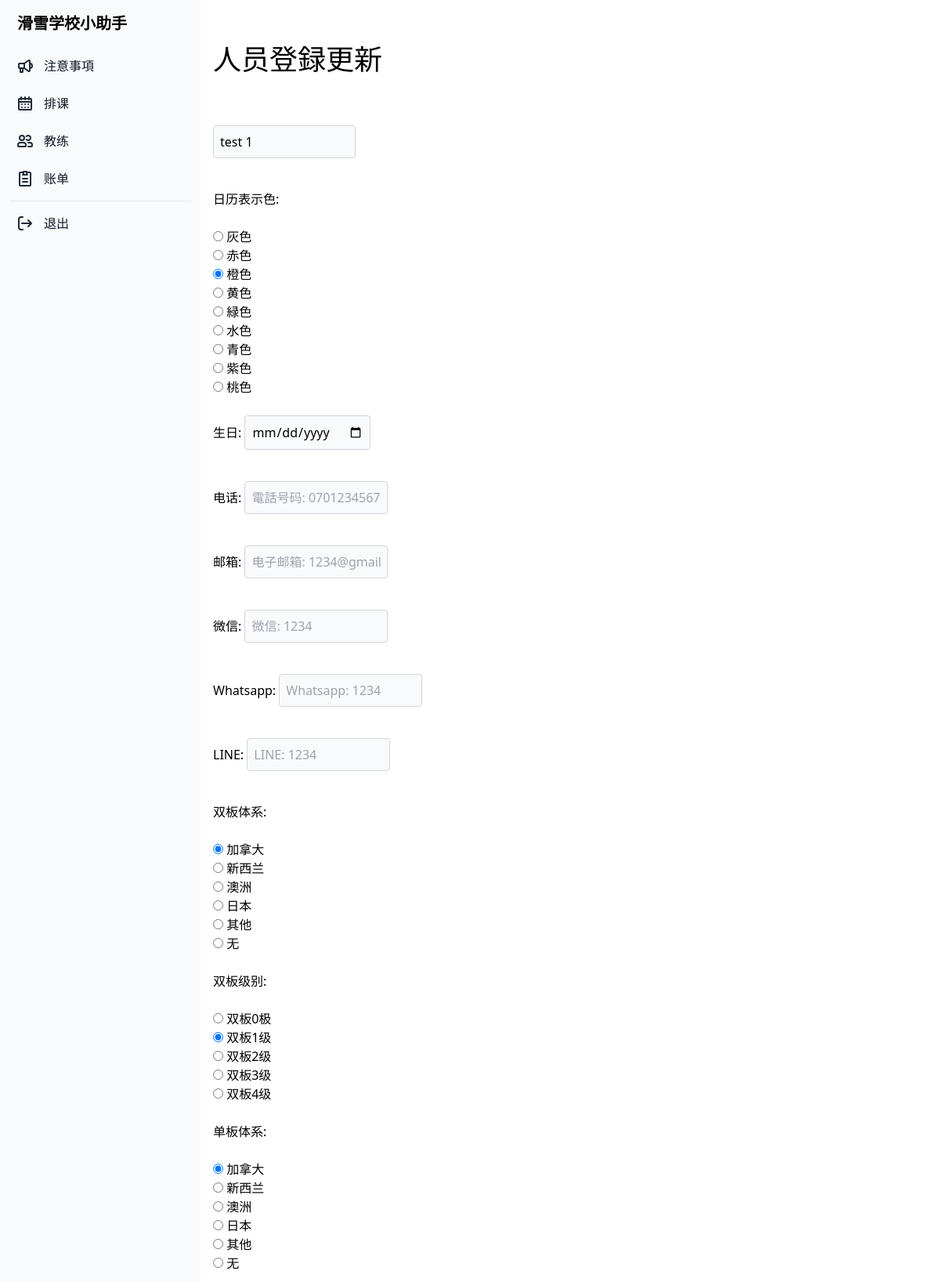
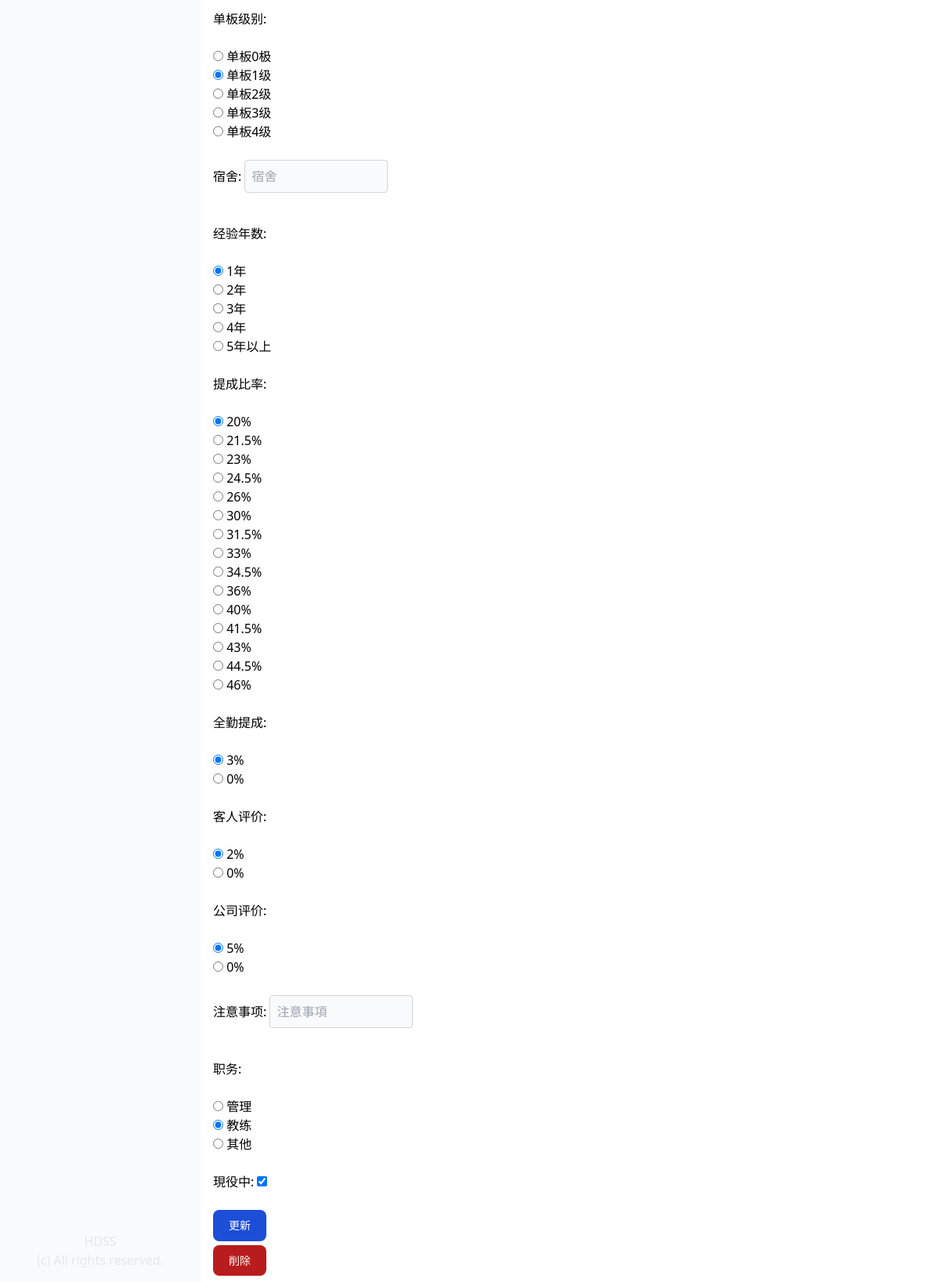
/update_profile/3/ (signed in), run on the app's committed database (2 pictures, top to bottom).
### manager_app/models.py (models this page shows, shortened)
class Profile(models.Model):
    COLORS = (
        ('#808080', '灰色'),
        ('#ff6961', '赤色'),
        ('#ffb480', '橙色'),
        ('#f8f38d', '黄色'),
        ('#42d6a4', '緑色'),
        ('#08cad1', '水色'),
        ('#59adf6', '青色'),
        ('#9d94ff', '紫色'),
        ('#c780e8', '桃色'),
    )
    TYPE = (
        ('管理', '管理'),
        ('教练', '教练'),
        ('其他', '其他'),
    )
    SKI = (
        ('双板0极', '双板0极'),
        ('双板1级', '双板1级'),
        ('双板2级', '双板2级'),
        ('双板3级', '双板3级'),
        ('双板4级', '双板4级'),
    )
    SNOWBOARD = (
        ('单板0极', '单板0极'),
        ('单板1级', '单板1级'),
        ('单板2级', '单板2级'),
        ('单板3级', '单板3级'),
        ('单板4级', '单板4级'),
    )
    SKI_SYSTEM = (
        ('加拿大', '加拿大'),
        ('新西兰', '新西兰'),
        ('澳洲', '澳洲'),
        ('日本', '日本'),
        ('其他', '其他'),
        ('无', '无'),
    )
    SNOWBOARD_SYSTEM = (
        ('加拿大', '加拿大'),
        ('新西兰', '新西兰'),
        ('澳洲', '澳洲'),
        ('日本', '日本'),
        ('其他', '其他'),
        ('无', '无'),
    )
    YEAR_CHOICES = (
        ('1年', '1年'),
        ('2年', '2年'),
        ('3年', '3年'),
        ('4年', '4年'),
        ('5年以上', '5年以上'),
    )
    FARE_PECENTAGE = (
        ('20%', '20%'),
        ('21.5%', '21.5%'),
        ('23%', '23%'),
        ('24.5%', '24.5%'),
        ('26%', '26%'),
        ('30%', '30%'),
        ('31.5%', '31.5%'),
        ('33%', '33%'),
        ('34.5%', '34.5%'),
        ('36%', '36%'),
        ('40%', '40%'),
        ('41.5%', '41.5%'),
        ('43%', '43%'),
        ('44.5%', '44.5%'),
        ('46%', '46%'),
    )
    FULL_ATTENDANCE = (
        ('3%', '3%'),
        ('0%', '0%'),
    )
    CUSTOMERS_EVALUATION = (
        ('2%', '2%'),
        ('0%', '0%'),
    )
    COMPANY_EVALUATION = (
        ('5%', '5%'),
        ('0%', '0%'),
    )
    user = models.OneToOneField(User, on_delete=models.CASCADE)
    birthday = models.DateField("生年月日", blank=True, null=True)
    color = models.CharField("教练色", max_length=30, choices=COLORS)
    contract_type = models.CharField("职务", max_length=50, choices=TYPE, default='教练')
    fullname = models.CharField("姓名", max_length=20, blank=True)
    phone = models.CharField("電話", max_length=20, blank=True)
    email = models.CharField("邮箱", max_length=50, blank=True)
    wechat = models.CharField("微信", max_length=20, blank=True)
    whatsapp = models.CharField("Whatsapp", max_length=20, blank=True)
    line = models.CharField("LINE", max_length=20, blank=True)
    ski_system = models.CharField("双板体系", max_length=50, choices=SKI_SYSTEM, default='加拿大')
    snowboard_system = models.CharField("单板体系", max_length=50, choices=SNOWBOARD_SYSTEM, default='加拿大')
    ski = models.CharField("级别", max_length=50, choices=SKI, default='双板1级')
    snowboard = models.CharField("级别", max_length=50, choices=SNOWBOARD, default='单板1级')
    accommodation = models.CharField("宿舍", max_length=20, blank=True)
    years_choices = models.CharField("経験年数", choices=YEAR_CHOICES, default='1年')
    fare_percentage = models.CharField("提成比率", max_length=50, choices=FARE_PECENTAGE, default='20%')
    full_attendance = models.CharField("全勤提成", max_length=50, choices=FULL_ATTENDANCE, default='3%')
    customers_evaluation = models.CharField("客人評価", max_length=50, choices=CUSTOMERS_EVALUATION, default='2%')
    company_evaluation = models.CharField("公司評価", max_length=50, choices=COMPANY_EVALUATION, default='5%')
    note = models.CharField("備考", max_length=500, blank=True)
    is_active = models.BooleanField("現役中", default=True)
    date_created = models.DateTimeField("作成日", auto_now_add=True)
    updated_at = models.DateTimeField("更新日", auto_now=True)

### manager_app/views.py (the view)
# urls.py: path('update_profile/<int:profile_id>/', views.update_profile, name="update_profile"),
@login_required(login_url='/login_user/')
def update_profile(request, profile_id):
    if request.user.is_superuser:
        if request.user.is_authenticated:
            profile = Profile.objects.get(id=profile_id)
            form = UserProfileForm(request.POST or None, instance=profile)
            if form.is_valid():
                form.save()
                messages.success(request, "简历更新了。")
                return redirect("profile_list")
            return render(request, "profile/update_profile.html", {"form": form , "profile": profile })
        else:
            messages.success(request, "请先登录。")
            return redirect("login_user")
    else:
        messages.success(request, ("只有管理人员可以访问此页面。"))

### manager_app/templates/profile/update_profile.html (shortened to what this page needs)
{% extends "base.html" %}
{% block content %}
<div class="p-4 sm:ml-64">
    <div class="px-auto">
        <h1 class="text-4xl py-10">人员登録更新</h1>
    </div>
    <form class="space-y-6 mb-3" action="{% url 'update_profile' profile.id %}" method="post">
        {{ form.as_p }}
        <button type="submit"
            class="text-white bg-blue-700 hover:bg-blue-800 focus:ring-4 focus:outline-none focus:ring-blue-300 font-medium rounded-lg text-sm w-full sm:w-auto px-5 py-2.5 text-center dark:bg-blue-600 dark:hover:bg-blue-700 dark:focus:ring-blue-800">更新</button>
    </form>
    <a href="{% url 'delete_user' profile.id %}"
        class="btn text-white bg-red-700 hover:bg-red-800 focus:ring-4 focus:outline-none focus:ring-red-300 font-medium rounded-lg text-sm w-full sm:w-auto px-5 py-2.5 text-center dark:bg-red-600 dark:hover:bg-red-700 dark:focus:ring-red-800">削除
    </a>
</div>
{% endblock %}

### data on the page
Profile: fullname "test 1", color "☐ 灰色 ☐ 赤色 ☑ 橙色 ☐ 黄色 ☐ 緑色 ☐ 水色 ☐ 青色 ☐ 紫色 ☐ 桃色", ski_system "☑ 加拿大 ☐ 新西兰 ☐ 澳洲 ☐ 日本 ☐ 其他 ☐ 无", ski "☐ 双板0极 ☑ 双板1级 ☐ 双板2级 ☐ 双板3级 ☐ 双板4级", snowboard_system "☑ 加拿大 ☐ 新西兰 ☐ 澳洲 ☐ 日本 ☐ 其他 ☐ 无", snowboard "☐ 单板0极 ☑ 单板1级 ☐ 单板2级 ☐ 单板3级 ☐ 单板4级", years_choices "☑ 1年 ☐ 2年 ☐ 3年 ☐ 4年 ☐ 5年以上", fare_percentage "☑ 20% ☐ 21.5% ☐ 23% ☐ 24.5% ☐ 26% ☐ 30% ☐ 31.5% ☐ 33% ☐ 34.5% ☐ 36% ☐ 40% ☐ 41.5% ☐ 43% ☐ 44.5% ☐ 46%", full_attendance "☑ 3% ☐ 0%", customers_evaluation "☑ 2% ☐ 0%", company_evaluation "☑ 5% ☐ 0%", contract_type "☐ 管理 ☑ 教练 ☐ 其他", is_active "☑"
